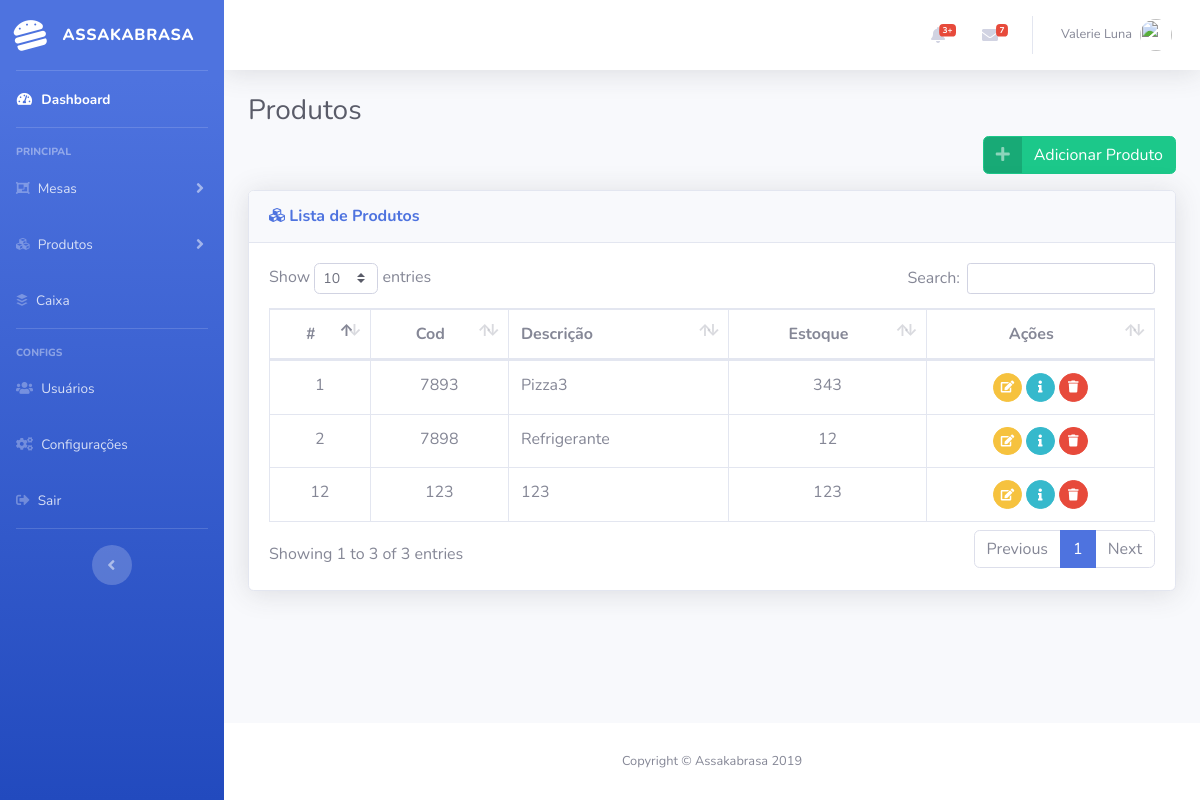
Screenshot of /produtos/ (signed in) with the database file from the repository.
### tables this page shows
CREATE TABLE `tb_produtos` (
  `id` int(11) NOT NULL,
  `cod` float(11,0) NOT NULL,
  `descricao` varchar(255) NOT NULL,
  `valor` float(10,2) NOT NULL,
  `estoque` int(10) NOT NULL,
  `data_registro` datetime NOT NULL,
  `id_categoria` int(11) NOT NULL,
  `id_usuario` int(11) NOT NULL
);

### app/controllers/Produtos.php (called while the page is built, shortened)
<?php
	class Produtos extends Controller {
		public function __construct(){
			$this->produtoModel = $this->model('Produto');
		}
		public function index(){
			$produtos = $this->produtoModel->getProdutos();
			$categorias = $this->produtoModel->getCategorias();
			$data = [
				'produtos' => $produtos,
				'categorias' => $categorias,
				'id_usuario' => $_SESSION['id_usuario']
			];
			$this->view('/produtos/cadastrar/index', $data);
		}
	}
?>

### app/libraries/Core.php (called while the page is built, shortened)
<?php
	class Core{
		protected $currentMethod = 'index';
		public function __construct(){
			$url = $this->getUrl();
			if (file_exists("../app/controllers/" . ucwords($url[0]) . ".php")) {
				unset($url[0]);
			}
			$this->currentController = new $this->currentController();
			$this->params = $url ? array_values($url) : [];
			call_user_func_array([$this->currentController, $this->currentMethod], $this->params);
		}
		public function getUrl(){
			if (isset($_GET['url'])) {
				$url = rtrim($_GET['url'], "/");
				$url = filter_var($url, FILTER_SANITIZE_URL);
				$url = explode("/", $url);
				return $url;
			}
		}
	}
?>

### public/index.php (called while the page is built, shortened)
<?php
	$init = new Core;
?>

### app/libraries/Database.php (called while the page is built, shortened)
<?php
	class Database {
		private $host = DB_HOST;
		private $user = DB_USER;
		private $pass = DB_PASS;
		private $dbname = DB_NAME;
		private $dbh;
		private $stmt;
		public function __construct() {
			$dsn = 'mysql:host=' . $this->host . ';dbname=' . $this->dbname;
			$options = array(
				PDO::ATTR_PERSISTENT => true,
				PDO::ATTR_ERRMODE => PDO::ERRMODE_EXCEPTION
			);
			try{
				$this->dbh = new PDO($dsn, $this->user, $this->pass, $options);
			} catch(PDOException $e){
				$this->error = $e->getMessage();
				echo $this->error;
			}
		}
			public function query($sql) {
				$this->stmt = $this->dbh->prepare($sql);
			}
			public function execute() {
				return $this->stmt->execute();
			}
			public function resultSet() {
				$this->execute();
				return $this->stmt->fetchAll(PDO::FETCH_OBJ);
			}
	}
?>

### app/models/Produto.php (called while the page is built, shortened)
<?php
	class Produto {
		private $db;
		public function __construct() {
			$this->db = new Database;
		}
		public function getCategorias(){
			$this->db->query("SELECT * FROM tb_categorias");
			if ($this->db->execute()) {
				return $this->db->resultSet();
			}
		}
		public function getProdutos(){
			$this->db->query("SELECT p.id AS id_produto, p.cod, p.descricao, p.valor, p.estoque, p.data_registro, u.nome, c.id AS id_categoria, c.descricao AS descricao_categoria FROM tb_produtos AS p JOIN tb_categorias AS c ON p.id_categoria = c.id JOIN tb_usuarios AS u ON u.id = p.id_usuario");
			if ($this->db->execute()) {
				return $this->db->resultSet();
			}
		}
	}
?>

### app/views/produtos/cadastrar/index.php (the view, shortened to what this page needs)
<?php require_once APPROOT . '/views/inc/header.php'; ?>
<div class="row">
	<div class="col-lg-12">
		<h1 class="h3 mb-2 text-gray-800">Produtos</h1>
		<div class="row">
			<div class="col-12 text-right">
				<a href="#adicionar_produto" data-toggle="modal" class="btn btn-success btn-icon-split">
					<span class="icon text-white-50">
						<i class="fas fa-plus"></i>
					</span>
					<span class="text">Adicionar Produto</span>
				</a>
			</div>
		</div>
		<div class="card shadow mb-4 mt-3">
			<div class="card-header py-3">
				<h6 class="m-0 font-weight-bold text-primary"><i class="fas fa-cubes"></i> Lista de Produtos</h6>
			</div>
			<div class="card-body">
				<div class="table-responsive">
					<table class="table table-bordered" id="dataTable" width="100%" cellspacing="0">
						<thead>
							<tr>
								<th class="text-center">#</th>
								<th class="text-center">Cod</th>
								<th>Descrição</th>
								<th class="text-center">Estoque</th>
								<th class="text-center">Ações</th>
							</tr>
						</thead>
						<tbody>
							<?php foreach ($data['produtos'] as $key => $value): ?>
								<tr>
									<td class="text-center"><?php echo $value->id_produto ?></td>
									<td class="text-center"><?php echo $value->cod ?></td>
									<td><?php echo $value->descricao ?></td>
									<td class="text-center"><?php echo $value->estoque ?></td>
									<td class="text-center">
										<a class="btn btn-warning btn-circle btn-sm" href="<?php echo URLROOT ?>/produtos/alterProduto/<?php echo $value->id_produto ?>" id="<?php echo $value->id_produto ?>" data-toggle="modal" data-placement="top" data-target="#modal_editar" title="Editar Usuario" modal-size="modal-lg">
											<i class="fas fa-edit"></i>
										</a>
										<a class="btn btn-info btn-circle btn-sm" href="#" id="<?php echo $value->id_produto ?>" data-toggle="modal" data-placement="top" data-target="#modal_info" title="Informações do Produto">
											<i class="fas fa-info"></i>
										</a>
										<a class="btn btn-danger btn-circle btn-sm" href="<?php echo URLROOT ?>/produtos/deleteProduto/<?php echo $value->id_produto ?>" data-toggle="modal" data-placement="top" data-target="#modal_excluir" title="Excluir Produto" text="Deseja Realmente excluir este Produto ?">
											<i class="fas fa-trash"></i>
										</a>
									</td>
								</tr>
							<?php endforeach ?>
						</tbody>
					</table>
				</div>
			</div>
		</div>
	</div>
</div>
<?php require_once APPROOT . '/views/inc/footer.php'; ?>

### app/libraries/Controller.php (shortened to what this page needs)
<?php
	class Controller{
		public function model($model){
			return new $model();
		}
		public function view($view, $data = []){
			if (file_exists('../app/views/' . $view . '.php')) {
				require_once '../app/views/' . $view . '.php';
			}else{
				die("Esta view não existe");
			}
		}
	}
?>

### app/views/inc/header.php (shortened to what this page needs)
<!DOCTYPE html>
<html lang="en">
    <head>
        <link href="<?php echo URLROOT; ?>/vendor/fontawesome-free/css/all.min.css" rel="stylesheet" type="text/css">
        <link href="<?php echo URLROOT; ?>/css/sb-admin-2.min.css" rel="stylesheet">
        <link href="<?php echo URLROOT; ?>/vendor/datatables/dataTables.bootstrap4.min.css" rel="stylesheet">
    </head>
    <body id="page-top">
        <div id="wrapper">
            <ul class="navbar-nav bg-gradient-primary sidebar sidebar-dark accordion" id="accordionSidebar">
                <a class="sidebar-brand d-flex align-items-center justify-content-center" href="<?php echo URLROOT; ?>">
                    <div class="sidebar-brand-icon rotate-n-15">
                        <i class="fas fa-hamburger"></i>
                    </div>
                    <div class="sidebar-brand-text mx-3">Assakabrasa</div>
                </a>
                <hr class="sidebar-divider my-0">
                <li class="nav-item active">
                    <a class="nav-link" href="<?php echo URLROOT; ?>/">
                    <i class="fas fa-fw fa-tachometer-alt"></i>
                    <span>Dashboard</span></a>
                </li>
                <hr class="sidebar-divider">
                <div class="sidebar-heading">
                    Principal
                </div>
                <li class="nav-item">
                    <a class="nav-link collapsed" href="#" data-toggle="collapse" data-target="#mesas" aria-expanded="true" aria-controls="mesas">
	                    <i class="fas fa-object-group"></i>
	                    <span>Mesas</span>
                    </a>
                </li>
                <li class="nav-item">
                    <a class="nav-link collapsed" href="#" data-toggle="collapse" data-target="#produtos" aria-expanded="true" aria-controls="produtos">
	                    <i class="fas fa-cubes"></i>
	                    <span>Produtos</span>
                    </a>
                </li>
                <li class="nav-item">
                    <a class="nav-link" href="<?php echo URLROOT; ?>/caixas/">
                    	<i class="fab fa-buffer"></i>
                    	<span>Caixa</span>
                    </a>
                </li>
                <hr class="sidebar-divider">
                <div class="sidebar-heading">
                    Configs
                </div>
                <li class="nav-item">
                    <a class="nav-link" href="<?php echo URLROOT; ?>/users/">
                    <i class="fas fa-users"></i>
                    <span>Usuários</span></a>
                </li>
                <li class="nav-item">
                    <a class="nav-link" href="<?php echo URLROOT; ?>/configuracoes">
                    	<i class="fas fa-cogs"></i>
                    <span>Configurações</span></a>
                </li>
                <li class="nav-item">
                    <a class="nav-link" href="<?php echo URLROOT; ?>/users/logout">
                    	<i class="fas fa-sign-out-alt"></i>
                    <span>Sair</span></a>
                </li>
                <hr class="sidebar-divider d-none d-md-block">
                <div class="text-center d-none d-md-inline">
                    <button class="rounded-circle border-0" id="sidebarToggle"></button>
                </div>
            </ul>
            <div id="content-wrapper" class="d-flex flex-column">
                <div id="content">
                    <nav class="navbar navbar-expand navbar-light bg-white topbar mb-4 static-top shadow">
                        <ul class="navbar-nav ml-auto">
                            <li class="nav-item dropdown no-arrow mx-1">
                                <a class="nav-link dropdown-toggle" href="#" id="alertsDropdown" role="button" data-toggle="dropdown" aria-haspopup="true" aria-expanded="false">
                                    <i class="fas fa-bell fa-fw"></i>
                                    <span class="badge badge-danger badge-counter">3+</span>
                                </a>
                            </li>
                            <li class="nav-item dropdown no-arrow mx-1">
                                <a class="nav-link dropdown-toggle" href="#" id="messagesDropdown" role="button" data-toggle="dropdown" aria-haspopup="true" aria-expanded="false">
                                    <i class="fas fa-envelope fa-fw"></i>
                                    <span class="badge badge-danger badge-counter">7</span>
                                </a>
                            </li>
                            <li class="nav-item dropdown no-arrow">
                                <a class="nav-link dropdown-toggle" href="#" id="userDropdown" role="button" data-toggle="dropdown" aria-haspopup="true" aria-expanded="false">
                                <span class="mr-2 d-none d-lg-inline text-gray-600 small">Valerie Luna</span>
                                <img class="img-profile rounded-circle" src="https://source.unsplash.com/QAB-WJcbgJk/60x60">
                                </a>
                            </li>
                        </ul>
                    </nav>
                    <div class="container-fluid">

### app/views/inc/footer.php (shortened to what this page needs)
					</div>
                </div>
                <footer class="sticky-footer bg-white">
                    <div class="container my-auto">
                        <div class="copyright text-center my-auto">
                            <span>Copyright &copy; Assakabrasa 2019</span>
                        </div>
                    </div>
                </footer>
            </div>
        </div>
    </body>
</html>

### rows the page displays
tb_produtos: id "1", cod "7893", descricao "Pizza3", estoque "343"
tb_produtos: id "2", cod "7898", descricao "Refrigerante", estoque "12"
tb_produtos: id "12", cod "123", descricao "123", estoque "123"
